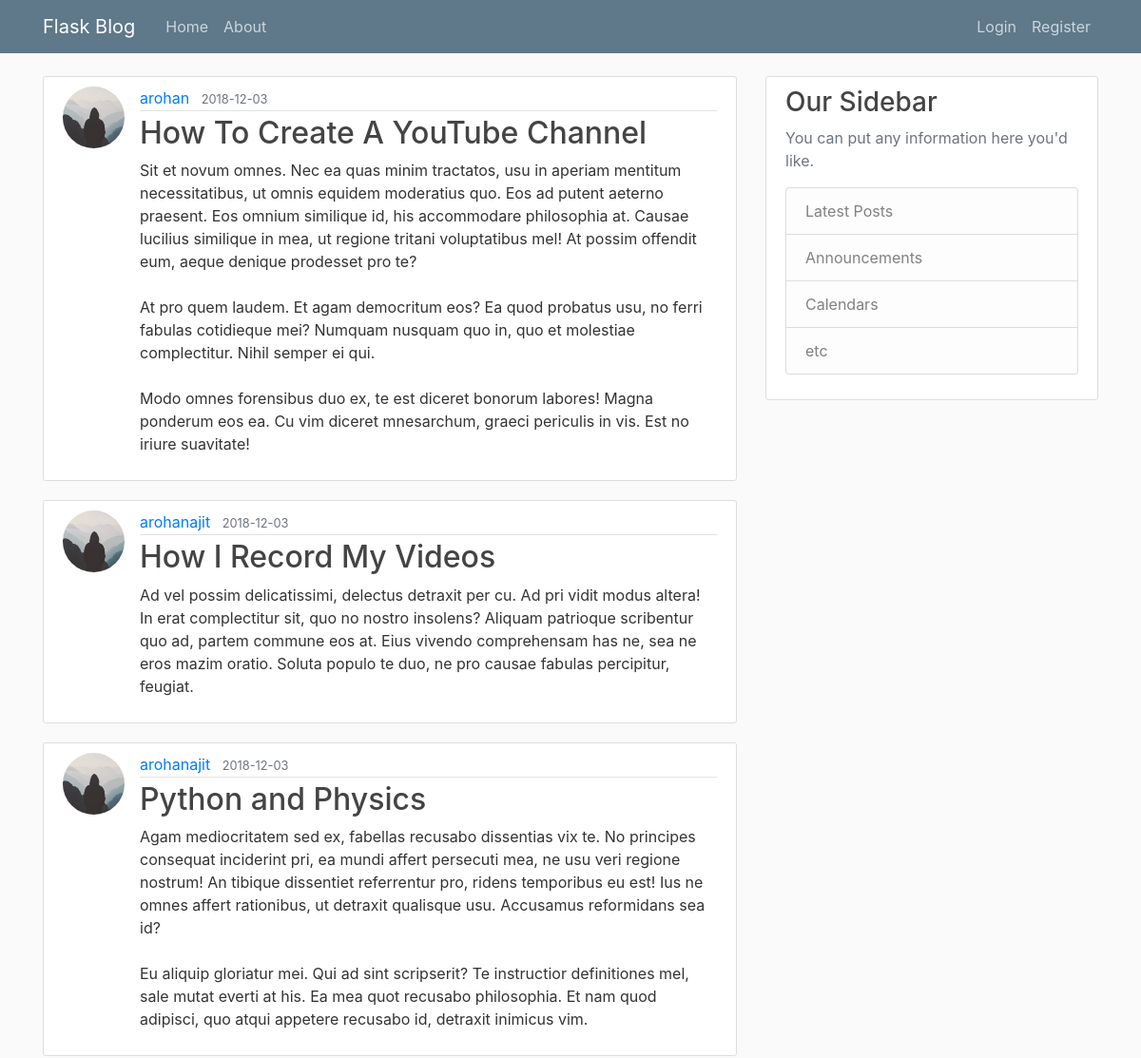
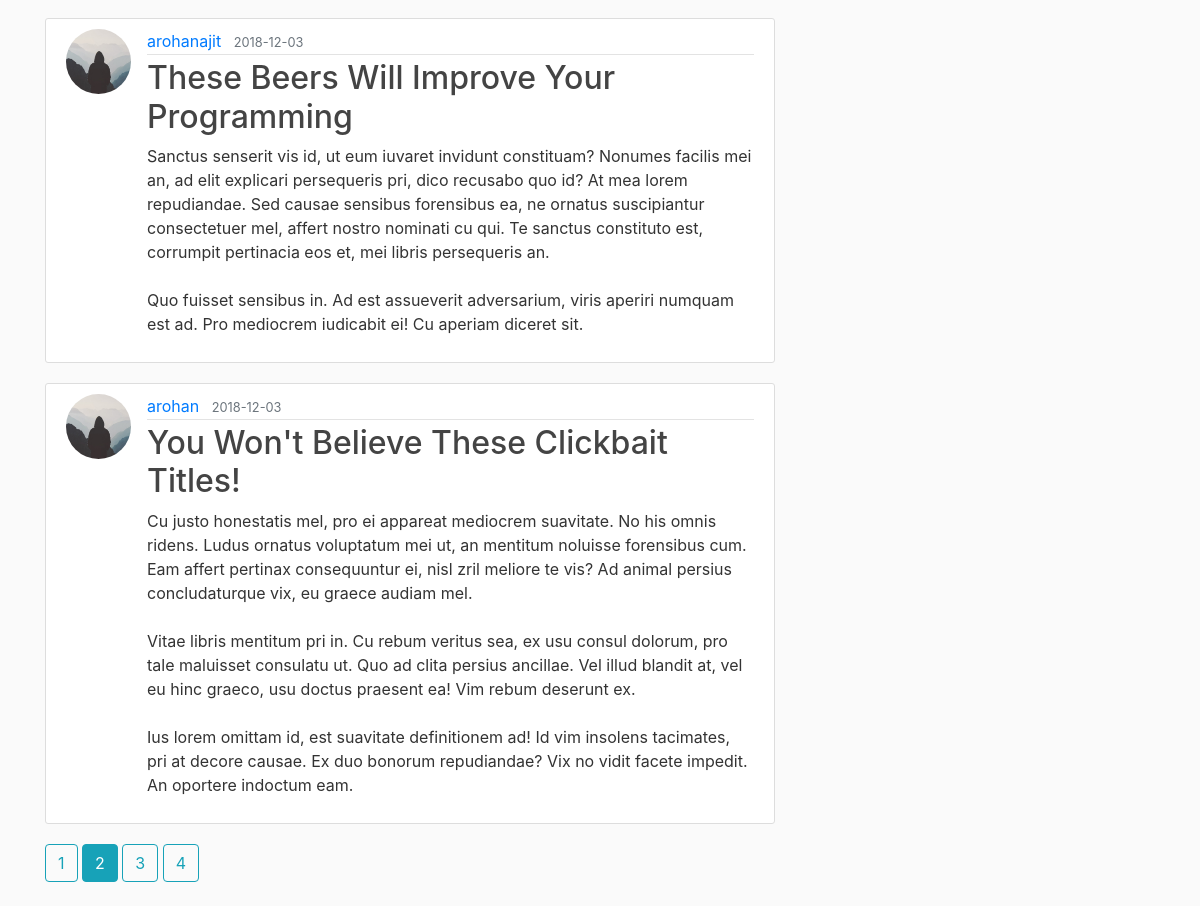
The page /home?page=2 on the database its author committed (2 pictures, top to bottom).
### flaskblog/models.py (models this page shows, shortened)
class Post(db.Model):
    id = db.Column(db.Integer, primary_key=True)
    title = db.Column(db.String(100), nullable=False)
    date_posted = db.Column(db.DateTime, nullable=False,
                            default=datetime.utcnow)
    content = db.Column(db.Text, nullable=False)
    user_id = db.Column(db.Integer, db.ForeignKey('user.id'), nullable=False)

class User(db.Model, UserMixin):
    id = db.Column(db.Integer, primary_key=True)
    username = db.Column(db.String(20), unique=True, nullable=False)
    email = db.Column(db.String(120), unique=True, nullable=False)
    image = db.Column(db.String(20), nullable=False,
                           default='default.jpg')
    password = db.Column(db.String(60), nullable=False)
    posts = db.relationship('Post', backref='author', lazy=True)

### flaskblog/main/routes.py (the view)
@main.route("/")
@main.route("/home")
def home():
    page = request.args.get('page', 1, type=int)
    posts = Post.query.order_by(
        Post.date_posted.desc()).paginate(page=page, per_page=5)
    return render_template('home.html', posts=posts)

### flaskblog/templates/home.html
{% extends "layout.html" %}
{% block content %}
    {% for post in posts.items %}
        <article class="media content-section">
            <img class="rounded-circle article-img" src={{ url_for('static', filename='profile_pics/'+post.author.image)}}>
            <div class="media-body">
                <div class="article-metadata">
                    <a class="mr-2" href="{{ url_for('users.user_posts', username = post.author.username) }}">
                                    {{ post.author.username }}</a>
                    <small class="text-muted">{{ post.date_posted.strftime('%Y-%m-%d') }}</small>
                </div>
                <h2><a class="article-title" href="{{ url_for('posts.post', post_id=post.id) }}">{{ post.title }}</a></h2>
                <p class="article-content">{{ post.content }}</p>
            </div>
        </article>
    {% endfor %}
    {% for page_num in posts.iter_pages(left_edge=1, right_edge=1, left_current=1, right_current=2) %}
        {% if page_num %}
            {% if posts.page == page_num %}
                <a class="btn btn-info mb-4" href="{{url_for('main.home',page=page_num)}}">{{ page_num }}</a>
            {% else %}
                <a class="btn btn-outline-info mb-4" href="{{url_for('main.home',page=page_num)}}">{{ page_num }}</a>
            {% endif %}
        {% else %}
            ...
        {% endif %}
    {% endfor %}
{% endblock content %}

### flaskblog/static/main.css (style rules this page uses)
body { background: #fafafa; color: #333333; margin-top: 5rem; }
h1, h2, h3, h4, h5, h6 { color: #444444; }
.content-section { background: #ffffff; padding: 10px 20px; border: 1px solid #dddddd; border-radius: 3px; margin-bottom: 20px; }
.article-title { color: #444444; }
.article-content { white-space: pre-line; }
.article-img { height: 65px; width: 65px; margin-right: 16px; }
.article-metadata { padding-bottom: 1px; margin-bottom: 4px; border-bottom: 1px solid #e3e3e3 }

### rows shown on the page
Post: image (placeholder picture), author.username "arohan", date_posted "2018-12-03", title "How To Create A YouTube Channel", content "Sit et novum omnes. Nec ea quas minim tractatos, usu in aperiam mentitum necessitatibus, ut omnis equidem moderatius quo. Eos ad putent aeterno praesent. Eos omnium similique id, his accommodare philosophia at. Causae lucilius similique in mea, ut regione tritani voluptatibus mel! At possim offendit eum, aeque denique prodesset pro te? At pro quem laudem. Et agam democritum eos? Ea quod probatus usu, no ferri fabulas cotidieque mei? Numquam nusquam quo in, quo et molestiae complectitur. Nihil semper ei qui. Modo omnes forensibus duo ex, te est diceret bonorum labores! Magna ponderum eos ea. Cu vim diceret mnesarchum, graeci periculis in vis. Est no iriure suavitate!"
Post: image (placeholder picture), author.username "arohanajit", date_posted "2018-12-03", title "How I Record My Videos", content "Ad vel possim delicatissimi, delectus detraxit per cu. Ad pri vidit modus altera! In erat complectitur sit, quo no nostro insolens? Aliquam patrioque scribentur quo ad, partem commune eos at. Eius vivendo comprehensam has ne, sea ne eros mazim oratio. Soluta populo te duo, ne pro causae fabulas percipitur, feugiat."
Post: image (placeholder picture), author.username "arohanajit", date_posted "2018-12-03", title "Python and Physics", content "Agam mediocritatem sed ex, fabellas recusabo dissentias vix te. No principes consequat inciderint pri, ea mundi affert persecuti mea, ne usu veri regione nostrum! An tibique dissentiet referrentur pro, ridens temporibus eu est! Ius ne omnes affert rationibus, ut detraxit qualisque usu. Accusamus reformidans sea id? Eu aliquip gloriatur mei. Qui ad sint scripserit? Te instructior definitiones mel, sale mutat everti at his. Ea mea quot recusabo philosophia. Et nam quod adipisci, quo atqui appetere recusabo id, detraxit inimicus vim."
Post: image (placeholder picture), author.username "arohanajit", date_posted "2018-12-03", title "These Beers Will Improve Your Programming", content "Sanctus senserit vis id, ut eum iuvaret invidunt constituam? Nonumes facilis mei an, ad elit explicari persequeris pri, dico recusabo quo id? At mea lorem repudiandae. Sed causae sensibus forensibus ea, ne ornatus suscipiantur consectetuer mel, affert nostro nominati cu qui. Te sanctus constituto est, corrumpit pertinacia eos et, mei libris persequeris an. Quo fuisset sensibus in. Ad est assueverit adversarium, viris aperiri numquam est ad. Pro mediocrem iudicabit ei! Cu aperiam diceret sit."
Post: image (placeholder picture), author.username "arohan", date_posted "2018-12-03", title "You Won't Believe These Clickbait Titles!", content "Cu justo honestatis mel, pro ei appareat mediocrem suavitate. No his omnis ridens. Ludus ornatus voluptatum mei ut, an mentitum noluisse forensibus cum. Eam affert pertinax consequuntur ei, nisl zril meliore te vis? Ad animal persius concludaturque vix, eu graece audiam mel. Vitae libris mentitum pri in. Cu rebum veritus sea, ex usu consul dolorum, pro tale maluisset consulatu ut. Quo ad clita persius ancillae. Vel illud blandit at, vel eu hinc graeco, usu doctus praesent ea! Vim rebum deserunt ex. Ius lorem omittam id, est suavitate definitionem ad! Id vim insolens tacimates, pri at decore causae. Ex duo bonorum repudiandae? Vix no vidit facete impedit. An oportere indoctum eam."

### other values the page prints
{{ page_num }} "1" "3" "4"
{{ page_num }} "2"
